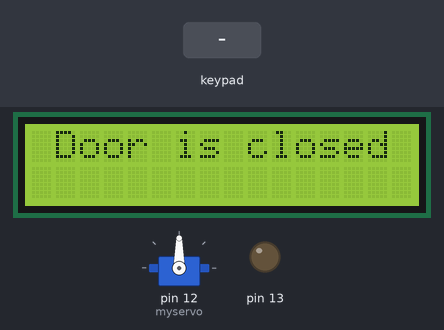
A sketch run on a simulated Arduino Uno, built with avr-gcc and run on an emulated ATmega328P. Shown: 16×2 character LCD, servo, output pins drawn as LEDs (lit = HIGH). The test bench sets the inputs (shaded band).

Above: at 4.2 s.
4.3 s: key 'C' pressed
At 4.9 s:
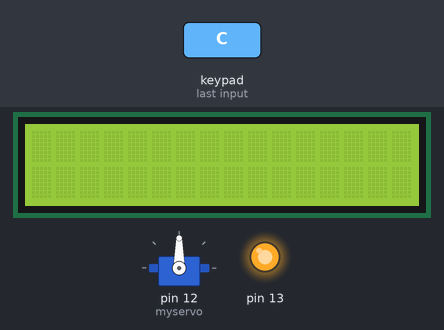
7.3 s: keypad keys 1 2 3 4 A pressed 0.4 s apart
At 10.3 s:
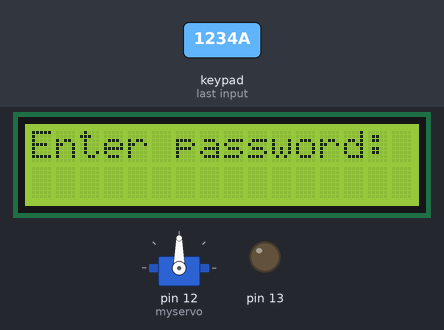
10.8 s: keypad keys 1 2 3 4 pressed 0.4 s apart
At 15.2 s:
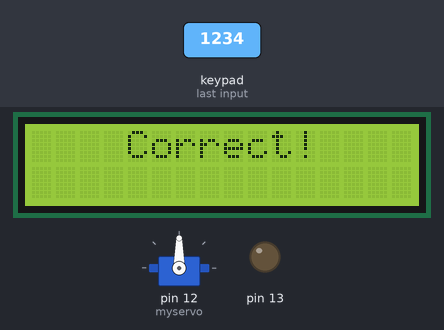
15.3 s: key 'B' pressed
18.3 s: key '#' pressed
At 21.1 s:
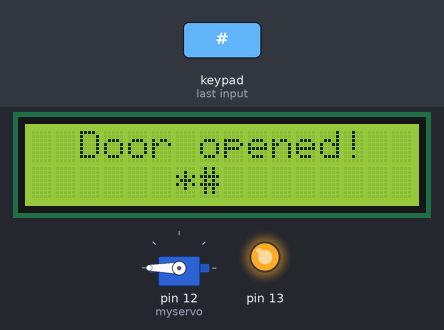
21.3 s: keypad keys 1 2 3 4 # pressed 0.4 s apart
At 24.1 s:
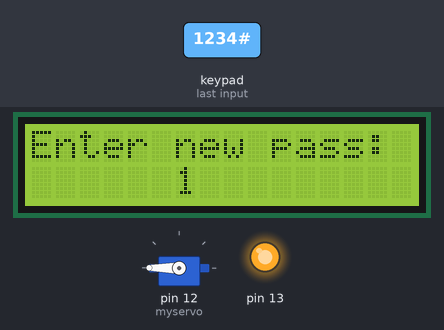
Timing chart, 0 to 25.6 s (numbered marks = the images above; inputs shaded):
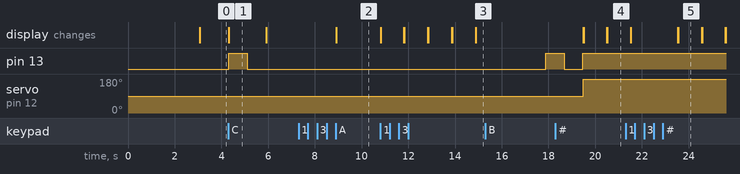

Measured:
- after the input at 4.3 s, pin 13: LOW → HIGH at once, → LOW 0.80 s later; the display: changes at once (image 1)
- after the input at 7.3 s, the display: changes after 1.6 s (image 2)
- after the input at 10.8 s, the display: first changes at once (image 3 shows a later state)
- after the input at 18.3 s, the display: first differs from a run without the input after 2.2 s (image 4)
- what the display in image 1 shows lasts 1.6 s, from 4.3 s to 5.9 s

The sketch:

smartkey.ino
```cpp
#include <Keypad.h>
#include <LiquidCrystal.h>
#include <Servo.h>

Servo myservo;
int a=0;
LiquidCrystal lcd(5, 4, 3, 2, A4, A5);
int tempPin = A2; int val;
char passN[4]={'1','2','3','4'};
char passC[4]={' ',' ',' ',' '};
char passT[4];
char passM[4];
int i, dem =0;
int lap = 0;
int op;
const byte ROWS = 4;
const byte COLS = 4;
char keys[ROWS][COLS] = {
  {'1','2','3','A'},
  {'4','5','6','B'},
  {'7','8','9','C'},
  {'*','0','#','D'}
};
byte rowPins[ROWS] = {A0, A1, 11, 10};
byte colPins[COLS] = {9, 8, 7, 6};

Keypad keypad = Keypad( makeKeymap(keys), rowPins, colPins, ROWS, COLS );

void setup(){
   Serial.begin(9600);
   lcd.begin(16, 2);
   myservo.attach(12);
   myservo.write(90);
   pinMode(13, OUTPUT);
   digitalWrite(13,0);
   lcd.setCursor(2, 0);
   lcd.print("Welcome home");
   delay(3000);
   lcd.clear();
   lcd.setCursor(1,0);
   lcd.print("Door is closed");
   }

void nhapnhay(){
  digitalWrite(13, 1);
  delay(800);
  digitalWrite(13, 0);
  delay(800);
  digitalWrite(13, 1);
}

void temp(){
  if(a==0){
  val = analogRead(tempPin);
  float mv = ( val/1023.0)*5000;
  float cel = mv/10-50;
  Serial.print(cel);
  if(cel>100){
    lcd.clear();
    lcd.print("  Temp is high");
    delay(1000);
    lcd.clear();
    lcd.print("   Warnning!!!");
    nhapnhay();
    delay(500);
    lcd.clear();
    myservo.write(180);
    lcd.print("  Door opened!");
    a=1;
  }
  }
}

void loop(){
  char key = keypad.getKey();
  if(key == 'A'){
    lap = 1;
    lcd.clear();
    lcd.print("Enter password: ");
    key = 0;
  }
  if(lap == 1){
    if(key){
    if (i == 0) {
      passC[0] = key;
      lcd.setCursor(6, 1);
      lcd.print(passC[0]);
      delay(1000);
      lcd.setCursor(6, 1);
      lcd.print("*");
    }
    if (i == 1) {
      passC[1] = key;
      lcd.setCursor(7, 1);
      lcd.print(passC[1]);
      delay(1000);
      lcd.setCursor(7, 1);
      lcd.print("*");
    }
    if (i == 2) {
      passC[2] = key;
      lcd.setCursor(8, 1);
      lcd.print(passC[2]);
      delay(1000);
      lcd.setCursor(8, 1);
      lcd.print("*");
    }
    if (i == 3) {
      passC[3] = key;
      lcd.setCursor(9, 1);
      lcd.print(passC[3]);
      delay(1000);
      lcd.setCursor(9, 1);
      lcd.print("*");
      dem = 1;
    }
    i = i + 1;
   }
  }

  if((key == '*') and (lap==1)){
      i=0;
      key=0;
      lcd.clear();
      lcd.setCursor(0, 0);
      lcd.print("Enter password:");
  }

  if(lap == 1){
  if (dem == 1) {
    if (passC[0] == passN[0] && passC[1] == passN[1] && passC[2] == passN[2] &&
        passC[3] == passN[3]) {
      lcd.clear();
      lcd.print("    Correct!");
      delay(3000);
      nhapnhay();
      myservo.write(180);
      lap = 1;
      op = 1;
      lcd.clear();
      lcd.print("  Door opened!");
      i = 0;
      dem = 0;
    } else {
      lcd.clear();
      lcd.print("   Incorrect!");
      delay(3000);
      lcd.clear();
      lcd.print("   Try Again!");
      delay(3000);
      lcd.clear();
      lcd.print(" Enter password");
      i = 0;
      dem = 0;
    }
  }
  }

  if((key == '#')and(lap==1)and(op==1)){
    lcd.clear();
    lcd.print("Change password");
    delay(2000);
    lap = 2;
    i=0;
    lcd.clear();
    lcd.print("Enter new pass:");
    key = 0;
  }
  if(lap==2){
    if(key){
    if (i == 0) {
      passT[0] = key;
      lcd.setCursor(6, 1);
      lcd.print(passT[0]);
      delay(1000);
      lcd.setCursor(6, 1);
      lcd.print("*");
    }
    if (i == 1) {
      passT[1] = key;
      lcd.setCursor(7, 1);
      lcd.print(passT[1]);
      delay(1000);
      lcd.setCursor(7, 1);
      lcd.print("*");
    }
    if (i == 2) {
      passT[2] = key;
      lcd.setCursor(8, 1);
      lcd.print(passT[2]);
      delay(1000);
      lcd.setCursor(8, 1);
      lcd.print("*");
    }
    if (i == 3) {
      passT[3] = key;
      lcd.setCursor(9, 1);
      lcd.print(passT[3]);
      delay(1000);
      lcd.setCursor(9, 1);
      lcd.print("*");
      dem = 1;
      i=-1;
      key=0;
      lap=3;
      lcd.clear();
    lcd.setCursor(2,0);
    lcd.print("Enter again:");
    delay(200);
    }
    i = i + 1;
   }
  }

  if(lap==3){
    if(key){
    if (i == 0) {
      passM[0] = key;
      lcd.setCursor(6, 1);
      lcd.print(passM[0]);
      delay(1000);
      lcd.setCursor(6, 1);
      lcd.print("*");
    }
    if (i == 1) {
      passM[1] = key;
      lcd.setCursor(7, 1);
      lcd.print(passM[1]);
      delay(1000);
      lcd.setCursor(7, 1);
      lcd.print("*");
    }
    if (i == 2) {
      passM[2] = key;
      lcd.setCursor(8, 1);
      lcd.print(passM[2]);
      delay(1000);
      lcd.setCursor(8, 1);
      lcd.print("*");
    }
    if (i == 3) {
      passM[3] = key;
      lcd.setCursor(9, 1);
      lcd.print(passM[3]);
      delay(1000);
      lcd.setCursor(9, 1);
      lcd.print("*");
      dem = 1;
      i=-1;
      key=0;
      lap=4;
    }
    i = i + 1;
   }
  }

  if(lap==4){
    if (passT[0] == passM[0] && passT[1] == passM[1] && passT[2] == passM[2] &&
        passT[3] == passM[3]) {
      lcd.clear();
      lcd.print("Change success!");
      passN[0]=passT[0];
      passN[1]=passT[1];
      passN[2]=passT[2];
      passN[3]=passT[3];
      delay(500);
      lcd.clear();
      myservo.write(90);
      digitalWrite(13, 0);
      a=0;
      lcd.print(" Door is closed!");
      key=0; i=0; lap=0; dem=0;
      passC[0]=' ';
      passC[1]=' ';
      passC[2]=' ';
      passC[3]=' ';
   }else{
        lcd.clear();
        lcd.print("Failed to change");
        lap=2;
        i=0; key=0;
        delay(2000);
        lcd.clear();
        lcd.print("Enter new pass:");

      }
  }

  switch (key) {
  case 'C':
    lcd.clear();
    myservo.write(90);
    nhapnhay();
    a=0;
    lcd.print(" Door is closed!");
    digitalWrite(13, 0);
    delay(2000);
    i = 0;
    break;
  }
}
```
